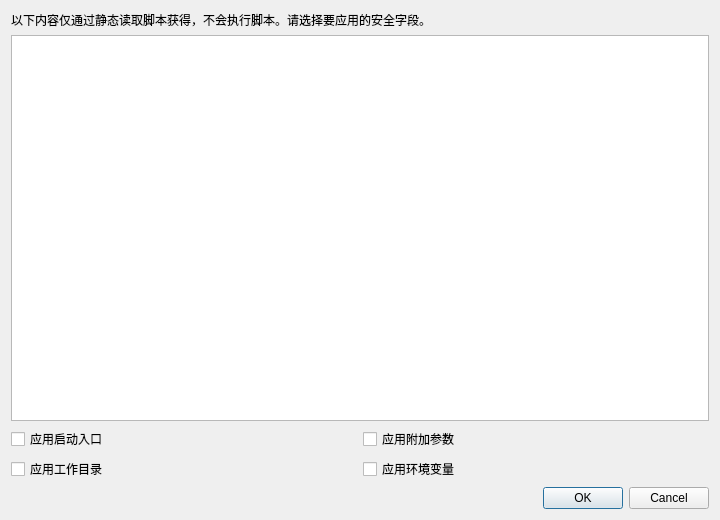
<?xml version="1.0" encoding="UTF-8"?>
<ui version="4.0">
 <class>LauncherImportDialog</class>
 <widget class="QDialog" name="LauncherImportDialog">
  <property name="geometry">
   <rect><x>0</x><y>0</y><width>720</width><height>520</height></rect>
  </property>
  <property name="windowTitle"><string>导入启动参数</string></property>
  <layout class="QVBoxLayout" name="verticalLayout">
   <item>
    <widget class="QLabel" name="lblImportHint">
     <property name="text"><string>以下内容仅通过静态读取脚本获得，不会执行脚本。请选择要应用的安全字段。</string></property>
     <property name="wordWrap"><bool>true</bool></property>
    </widget>
   </item>
   <item>
    <widget class="QPlainTextEdit" name="textImportDetails">
     <property name="readOnly"><bool>true</bool></property>
    </widget>
   </item>
   <item>
    <layout class="QGridLayout" name="gridApplyFields">
     <item row="0" column="0"><widget class="QCheckBox" name="chkImportScript"><property name="text"><string>应用启动入口</string></property></widget></item>
     <item row="0" column="1"><widget class="QCheckBox" name="chkImportArguments"><property name="text"><string>应用附加参数</string></property></widget></item>
     <item row="1" column="0"><widget class="QCheckBox" name="chkImportWorkdir"><property name="text"><string>应用工作目录</string></property></widget></item>
     <item row="1" column="1"><widget class="QCheckBox" name="chkImportEnvironment"><property name="text"><string>应用环境变量</string></property></widget></item>
    </layout>
   </item>
   <item>
    <widget class="QDialogButtonBox" name="buttonBox">
     <property name="standardButtons"><set>QDialogButtonBox::Cancel|QDialogButtonBox::Ok</set></property>
    </widget>
   </item>
  </layout>
 </widget>
 <resources/>
 <connections/>
</ui>
